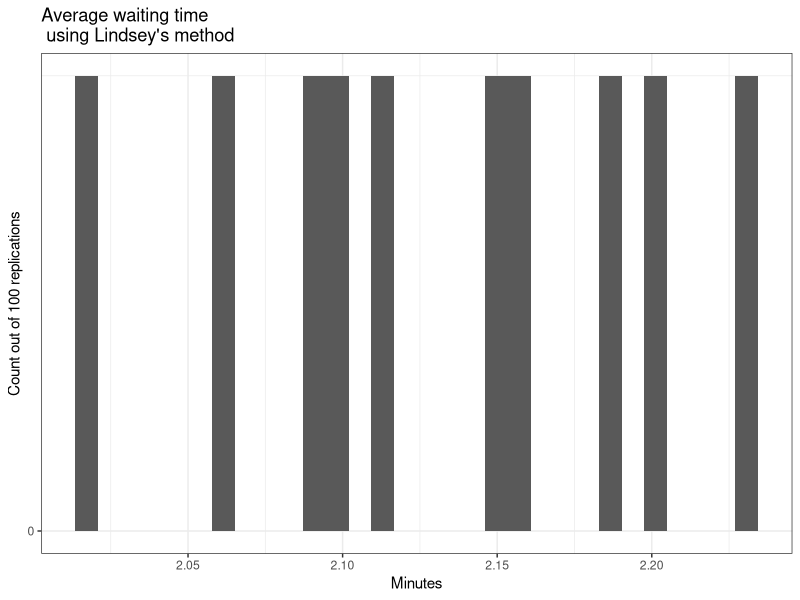

Recreate this plot in R.
library(ggplot2)

lindley <- function(m=55000, d=5000, replications = 10){
  lindley <- c()
  for (rep in 1:replications){
    y<- 0
    SumY <- 0
    for (i in 1:d){
      a <- rexp(1,1)
      x <- rgamma(1, shape=3, scale = 0.8/3)
      y <- max(0, y + x -a)
    }
    for (i in d:m){
      a <- rexp(1,1)
      x <- rgamma(1, shape=3, scale = 0.8/3)
      y <- max(0, y + x - a)
      SumY <- SumY + y
    }
    result <- SumY /(m-d)
    lindley <- c(lindley, result)
  }
  lindley
}

set.seed(1234)
result <- lindley(replications = 10)
print("run, waiting time")
runs <- 1:length(result)
cat("Average: ", mean(result), "\n")
cat("Std Dev: ", sd(result))
receptionist <- data.frame(run=runs, waiting=result)
ggplot(receptionist) + geom_histogram(aes(x=waiting)) + 
  ggtitle("Average waiting time \n using Lindsey's method") + 
  xlab("Minutes") + ylab("Count out of 100 replications") +
  scale_y_continuous(breaks = c(0,2,4,6,8,10)) +
  theme_bw()
